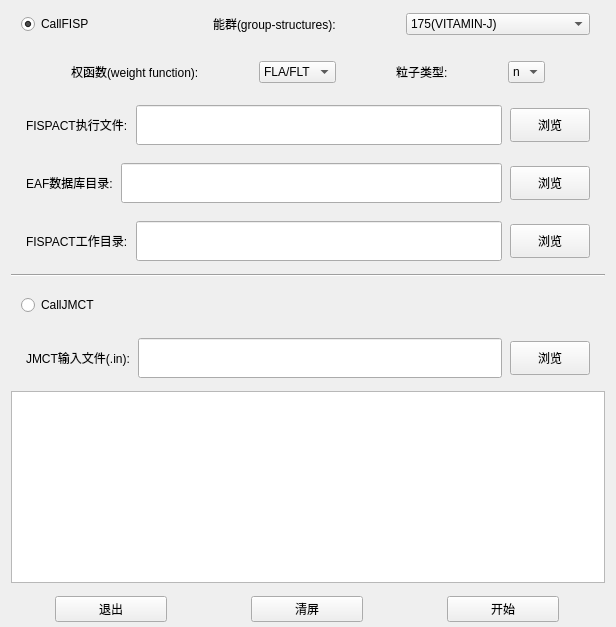
      <widget class="QWidget" name="Call">
       <attribute name="title">
        <string>程序调用</string>
       </attribute>
       <layout class="QVBoxLayout" name="verticalLayout_8">
        <property name="spacing">
         <number>8</number>
        </property>
        <property name="topMargin">
         <number>4</number>
        </property>
        <property name="bottomMargin">
         <number>0</number>
        </property>
        <item>
         <layout class="QHBoxLayout" name="RightUp1">
          <property name="leftMargin">
           <number>10</number>
          </property>
          <property name="rightMargin">
           <number>15</number>
          </property>
          <item>
           <widget class="QRadioButton" name="CallFISP">
            <property name="sizePolicy">
             <sizepolicy hsizetype="Preferred" vsizetype="Preferred">
              <horstretch>0</horstretch>
              <verstretch>0</verstretch>
             </sizepolicy>
            </property>
            <property name="minimumSize">
             <size>
              <width>0</width>
              <height>40</height>
             </size>
            </property>
            <property name="text">
             <string>CallFISP</string>
            </property>
            <property name="checked">
             <bool>true</bool>
            </property>
           </widget>
          </item>
          <item>
           <widget class="QLabel" name="GroupTip">
            <property name="text">
             <string>能群(group-structures):</string>
            </property>
           </widget>
          </item>
          <item>
           <widget class="QComboBox" name="Group">
            <property name="sizePolicy">
             <sizepolicy hsizetype="Preferred" vsizetype="Maximum">
              <horstretch>0</horstretch>
              <verstretch>0</verstretch>
             </sizepolicy>
            </property>
            <property name="currentIndex">
             <number>3</number>
            </property>
            <item>
             <property name="text">
              <string>69(WIMS)</string>
             </property>
            </item>
            <item>
             <property name="text">
              <string>100(GAM-2)</string>
             </property>
            </item>
            <item>
             <property name="text">
              <string>172(XMAS)</string>
             </property>
            </item>
            <item>
             <property name="text">
              <string>175(VITAMIN-J)</string>
             </property>
            </item>
            <item>
             <property name="text">
              <string>211(VITAMIN-J+)</string>
             </property>
            </item>
            <item>
             <property name="text">
              <string>315(TRIPOLI)</string>
             </property>
            </item>
            <item>
             <property name="text">
              <string>351(TRIPOLI+)</string>
             </property>
            </item>
           </widget>
          </item>
         </layout>
        </item>
        <item>
         <layout class="QHBoxLayout" name="RightUpF2">
          <property name="spacing">
           <number>60</number>
          </property>
          <property name="leftMargin">
           <number>60</number>
          </property>
          <property name="rightMargin">
           <number>60</number>
          </property>
          <item>
           <layout class="QHBoxLayout" name="RightUpS1">
            <item>
             <widget class="QLabel" name="WeightTip">
              <property name="sizePolicy">
               <sizepolicy hsizetype="Preferred" vsizetype="Preferred">
                <horstretch>0</horstretch>
                <verstretch>0</verstretch>
               </sizepolicy>
              </property>
              <property name="minimumSize">
               <size>
                <width>0</width>
                <height>40</height>
               </size>
              </property>
              <property name="text">
               <string>权函数(weight function):</string>
              </property>
              <property name="textFormat">
               <enum>Qt::AutoText</enum>
              </property>
             </widget>
            </item>
            <item>
             <widget class="QComboBox" name="Weight">
              <property name="sizePolicy">
               <sizepolicy hsizetype="Preferred" vsizetype="Maximum">
                <horstretch>0</horstretch>
                <verstretch>0</verstretch>
               </sizepolicy>
              </property>
              <item>
               <property name="text">
                <string>FLA/FLT</string>
               </property>
              </item>
              <item>
               <property name="text">
                <string>FIS</string>
               </property>
              </item>
              <item>
               <property name="text">
                <string>FUS</string>
               </property>
              </item>
             </widget>
            </item>
           </layout>
          </item>
          <item>
           <layout class="QHBoxLayout" name="RightUpS2">
            <item>
             <widget class="QLabel" name="ParticleTip">
              <property name="text">
               <string>粒子类型:</string>
              </property>
             </widget>
            </item>
            <item>
             <widget class="QComboBox" name="Particle">
              <property name="sizePolicy">
               <sizepolicy hsizetype="Preferred" vsizetype="Maximum">
                <horstretch>0</horstretch>
                <verstretch>0</verstretch>
               </sizepolicy>
              </property>
              <item>
               <property name="text">
                <string>n</string>
               </property>
              </item>
              <item>
               <property name="text">
                <string>p</string>
               </property>
              </item>
              <item>
               <property name="text">
                <string>d</string>
               </property>
              </item>
             </widget>
            </item>
           </layout>
          </item>
         </layout>
        </item>
        <item>
         <layout class="QHBoxLayout" name="RightUp3">
          <property name="leftMargin">
           <number>15</number>
          </property>
          <property name="topMargin">
           <number>5</number>
          </property>
          <property name="rightMargin">
           <number>15</number>
          </property>
          <property name="bottomMargin">
           <number>5</number>
          </property>
          <item>
           <widget class="QLabel" name="FTip">
            <property name="sizePolicy">
             <sizepolicy hsizetype="Preferred" vsizetype="Preferred">
              <horstretch>0</horstretch>
              <verstretch>0</verstretch>
             </sizepolicy>
            </property>
            <property name="minimumSize">
             <size>
              <width>0</width>
              <height>40</height>
             </size>
            </property>
            <property name="text">
             <string>FISPACT执行文件:</string>
            </property>
           </widget>
          </item>
          <item>
           <widget class="QLineEdit" name="FPath">
            <property name="sizePolicy">
             <sizepolicy hsizetype="Expanding" vsizetype="Preferred">
              <horstretch>0</horstretch>
              <verstretch>0</verstretch>
             </sizepolicy>
            </property>
           </widget>
          </item>
          <item>
           <widget class="QPushButton" name="FPick">
            <property name="sizePolicy">
             <sizepolicy hsizetype="Maximum" vsizetype="Maximum">
              <horstretch>0</horstretch>
              <verstretch>0</verstretch>
             </sizepolicy>
            </property>
            <property name="maximumSize">
             <size>
              <width>112</width>
              <height>34</height>
             </size>
            </property>
            <property name="text">
             <string>浏览</string>
            </property>
           </widget>
          </item>
         </layout>
        </item>
        <item>
         <layout class="QHBoxLayout" name="RightUp4">
          <property name="leftMargin">
           <number>15</number>
          </property>
          <property name="topMargin">
           <number>5</number>
          </property>
          <property name="rightMargin">
           <number>15</number>
          </property>
          <property name="bottomMargin">
           <number>5</number>
          </property>
          <item>
           <widget class="QLabel" name="ETip">
            <property name="sizePolicy">
             <sizepolicy hsizetype="Preferred" vsizetype="Preferred">
              <horstretch>0</horstretch>
              <verstretch>0</verstretch>
             </sizepolicy>
            </property>
            <property name="minimumSize">
             <size>
              <width>0</width>
              <height>40</height>
             </size>
            </property>
            <property name="text">
             <string>EAF数据库目录:</string>
            </property>
           </widget>
          </item>
          <item>
           <widget class="QLineEdit" name="EPath">
            <property name="sizePolicy">
             <sizepolicy hsizetype="Expanding" vsizetype="Preferred">
              <horstretch>0</horstretch>
              <verstretch>0</verstretch>
             </sizepolicy>
            </property>
           </widget>
          </item>
          <item>
           <widget class="QPushButton" name="EPick">
            <property name="sizePolicy">
             <sizepolicy hsizetype="Maximum" vsizetype="Maximum">
              <horstretch>0</horstretch>
              <verstretch>0</verstretch>
             </sizepolicy>
            </property>
            <property name="maximumSize">
             <size>
              <width>112</width>
              <height>34</height>
             </size>
            </property>
            <property name="text">
             <string>浏览</string>
            </property>
           </widget>
          </item>
         </layout>
        </item>
        <item>
         <layout class="QHBoxLayout" name="RightUp5">
          <property name="leftMargin">
           <number>15</number>
          </property>
          <property name="topMargin">
           <number>5</number>
          </property>
          <property name="rightMargin">
           <number>15</number>
          </property>
          <property name="bottomMargin">
           <number>5</number>
          </property>
          <item>
           <widget class="QLabel" name="FWorkTipR">
            <property name="sizePolicy">
             <sizepolicy hsizetype="Preferred" vsizetype="Preferred">
              <horstretch>0</horstretch>
              <verstretch>0</verstretch>
             </sizepolicy>
            </property>
            <property name="minimumSize">
             <size>
              <width>0</width>
              <height>40</height>
             </size>
            </property>
            <property name="text">
             <string>FISPACT工作目录:</string>
            </property>
           </widget>
          </item>
          <item>
           <widget class="QLineEdit" name="FWorkPathR">
            <property name="sizePolicy">
             <sizepolicy hsizetype="Expanding" vsizetype="Preferred">
              <horstretch>0</horstretch>
              <verstretch>0</verstretch>
             </sizepolicy>
            </property>
           </widget>
          </item>
          <item>
           <widget class="QPushButton" name="FWorkPick">
            <property name="sizePolicy">
             <sizepolicy hsizetype="Maximum" vsizetype="Maximum">
              <horstretch>0</horstretch>
              <verstretch>0</verstretch>
             </sizepolicy>
            </property>
            <property name="maximumSize">
             <size>
              <width>112</width>
              <height>34</height>
             </size>
            </property>
            <property name="text">
             <string>浏览</string>
            </property>
           </widget>
          </item>
         </layout>
        </item>
        <item>
         <widget class="Line" name="LineR">
          <property name="sizePolicy">
           <sizepolicy hsizetype="Minimum" vsizetype="Preferred">
            <horstretch>0</horstretch>
            <verstretch>0</verstretch>
           </sizepolicy>
          </property>
          <property name="orientation">
           <enum>Qt::Horizontal</enum>
          </property>
         </widget>
        </item>
        <item>
         <layout class="QHBoxLayout" name="RightUp6">
          <property name="leftMargin">
           <number>10</number>
          </property>
          <item>
           <widget class="QRadioButton" name="CallJMCT">
            <property name="sizePolicy">
             <sizepolicy hsizetype="Preferred" vsizetype="Preferred">
              <horstretch>0</horstretch>
              <verstretch>0</verstretch>
             </sizepolicy>
            </property>
            <property name="minimumSize">
             <size>
              <width>0</width>
              <height>40</height>
             </size>
            </property>
            <property name="text">
             <string>CallJMCT</string>
            </property>
            <property name="checked">
             <bool>false</bool>
            </property>
           </widget>
          </item>
          <item>
           <spacer name="horizontalSpacer_2">
            <property name="orientation">
             <enum>Qt::Horizontal</enum>
            </property>
            <property name="sizeHint" stdset="0">
             <size>
              <width>40</width>
              <height>20</height>
             </size>
            </property>
           </spacer>
          </item>
         </layout>
        </item>
        <item>
         <layout class="QHBoxLayout" name="RightUp7">
          <property name="leftMargin">
           <number>15</number>
          </property>
          <property name="topMargin">
           <number>5</number>
          </property>
          <property name="rightMargin">
           <number>15</number>
          </property>
          <property name="bottomMargin">
           <number>5</number>
          </property>
          <item>
           <widget class="QLabel" name="JInTip">
            <property name="sizePolicy">
             <sizepolicy hsizetype="Preferred" vsizetype="Preferred">
              <horstretch>0</horstretch>
              <verstretch>0</verstretch>
             </sizepolicy>
            </property>
            <property name="minimumSize">
             <size>
              <width>0</width>
              <height>40</height>
             </size>
            </property>
            <property name="text">
             <string>JMCT输入文件(.in):</string>
            </property>
           </widget>
          </item>
          <item>
           <widget class="QLineEdit" name="JInPath">
            <property name="sizePolicy">
             <sizepolicy hsizetype="Expanding" vsizetype="Preferred">
              <horstretch>0</horstretch>
              <verstretch>0</verstretch>
             </sizepolicy>
            </property>
           </widget>
          </item>
          <item>
           <widget class="QPushButton" name="JInPick">
            <property name="sizePolicy">
             <sizepolicy hsizetype="Maximum" vsizetype="Maximum">
              <horstretch>0</horstretch>
              <verstretch>0</verstretch>
             </sizepolicy>
            </property>
            <property name="maximumSize">
             <size>
              <width>112</width>
              <height>34</height>
             </size>
            </property>
            <property name="text">
             <string>浏览</string>
            </property>
           </widget>
          </item>
         </layout>
        </item>
        <item>
         <widget class="QTextBrowser" name="StatusR">
          <property name="sizePolicy">
           <sizepolicy hsizetype="Preferred" vsizetype="Expanding">
            <horstretch>0</horstretch>
            <verstretch>0</verstretch>
           </sizepolicy>
          </property>
          <property name="minimumSize">
           <size>
            <width>0</width>
            <height>0</height>
           </size>
          </property>
         </widget>
        </item>
        <item>
         <layout class="QHBoxLayout" name="horizontalLayout_21">
          <property name="spacing">
           <number>80</number>
          </property>
          <property name="leftMargin">
           <number>40</number>
          </property>
          <property name="topMargin">
           <number>5</number>
          </property>
          <property name="rightMargin">
           <number>40</number>
          </property>
          <property name="bottomMargin">
           <number>5</number>
          </property>
          <item>
           <widget class="QPushButton" name="QuitR">
            <property name="sizePolicy">
             <sizepolicy hsizetype="Maximum" vsizetype="Maximum">
              <horstretch>0</horstretch>
              <verstretch>0</verstretch>
             </sizepolicy>
            </property>
            <property name="maximumSize">
             <size>
              <width>112</width>
              <height>34</height>
             </size>
            </property>
            <property name="text">
             <string>退出</string>
            </property>
           </widget>
          </item>
          <item>
           <widget class="QPushButton" name="Clear">
            <property name="sizePolicy">
             <sizepolicy hsizetype="Maximum" vsizetype="Maximum">
              <horstretch>0</horstretch>
              <verstretch>0</verstretch>
             </sizepolicy>
            </property>
            <property name="maximumSize">
             <size>
              <width>112</width>
              <height>34</height>
             </size>
            </property>
            <property name="text">
             <string>清屏</string>
            </property>
           </widget>
          </item>
          <item>
           <widget class="QPushButton" name="StartR">
            <property name="sizePolicy">
             <sizepolicy hsizetype="Maximum" vsizetype="Maximum">
              <horstretch>0</horstretch>
              <verstretch>0</verstretch>
             </sizepolicy>
            </property>
            <property name="maximumSize">
             <size>
              <width>112</width>
              <height>34</height>
             </size>
            </property>
            <property name="text">
             <string>开始</string>
            </property>
           </widget>
          </item>
         </layout>
        </item>
       </layout>
      </widget>
